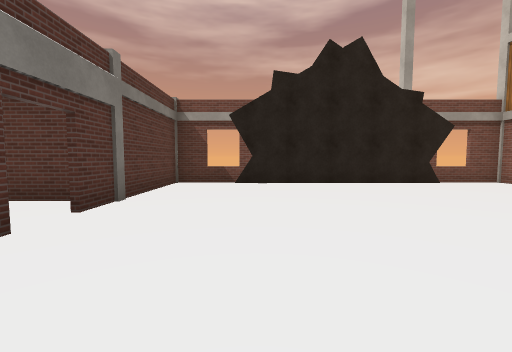
View 1 (above)

14 first-person views from a walk through a Unity game level. The camera is 1.5 m above the floor, tilts 4° down and sees 90° across. Doors are open. The floor is counted in squares, 2 m on a side. Each view is taken from the middle of a square. On the plan, view 1 faces up. The plan holds only what a view shows up to about 9 squares ahead; the rest is blank. The place goes on beyond the plan. The player is left out. Surface patterns are stand-ins for the level's own textures.

View 2
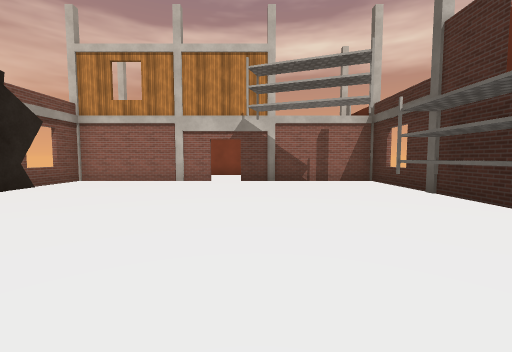

View 3
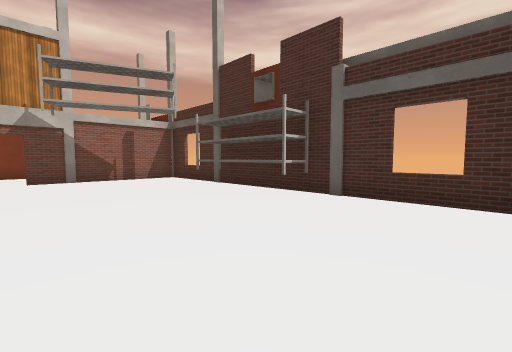

View 4
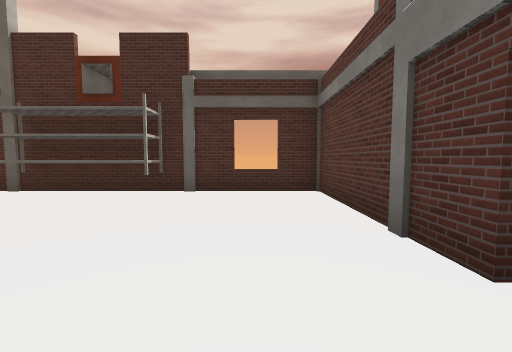

View 5
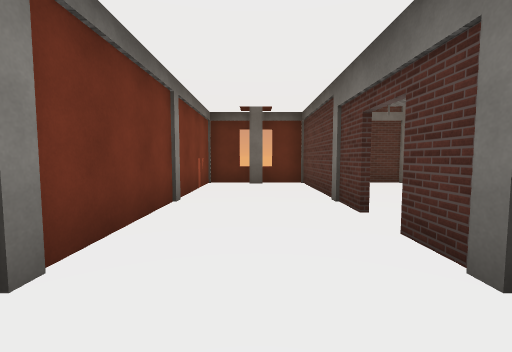

View 6
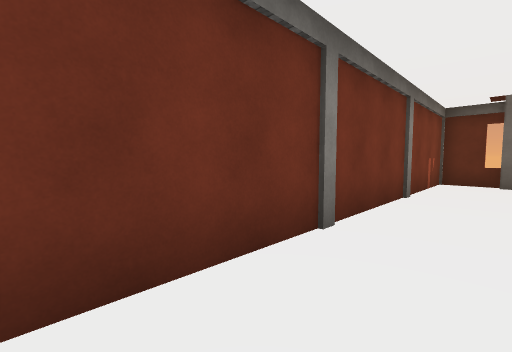

View 7
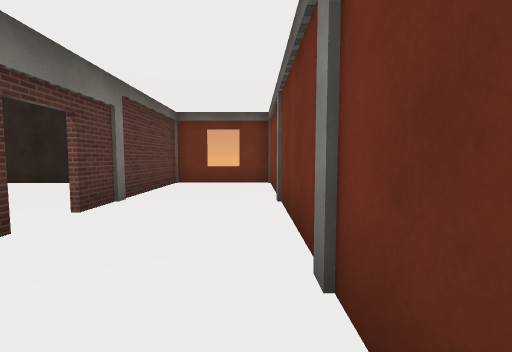

View 8
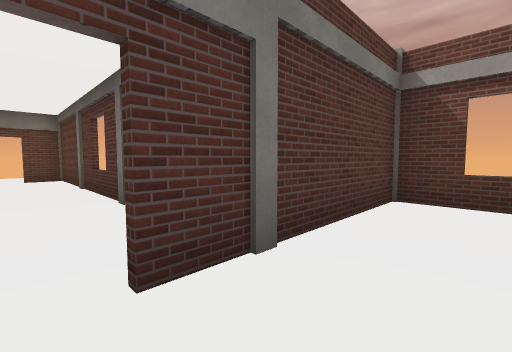

View 9
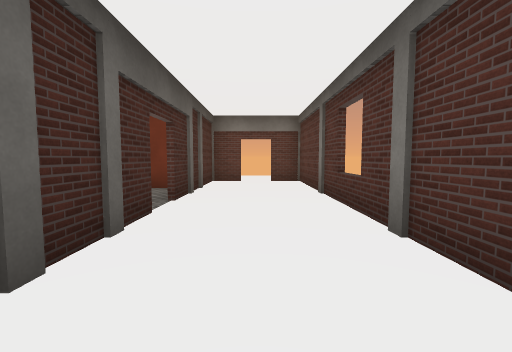

View 10
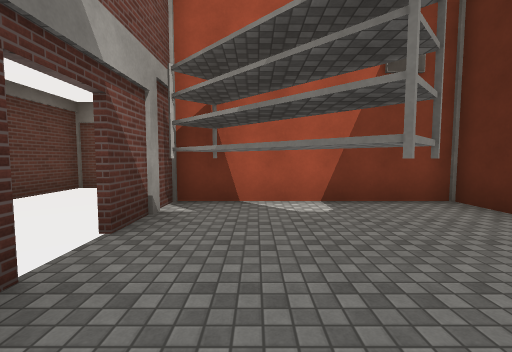

View 11
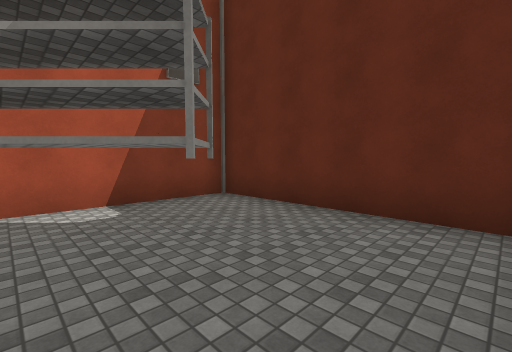

View 12
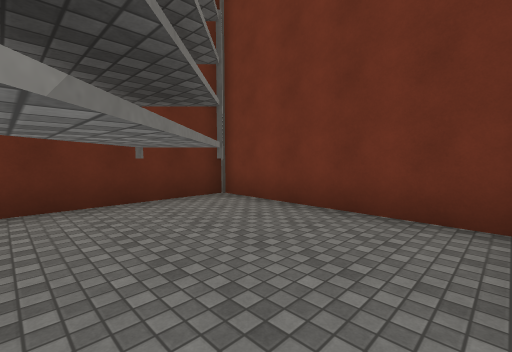

View 13
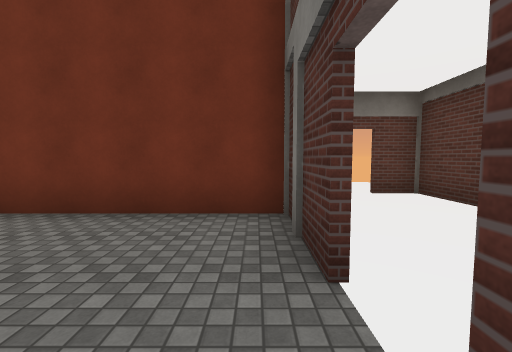

View 14
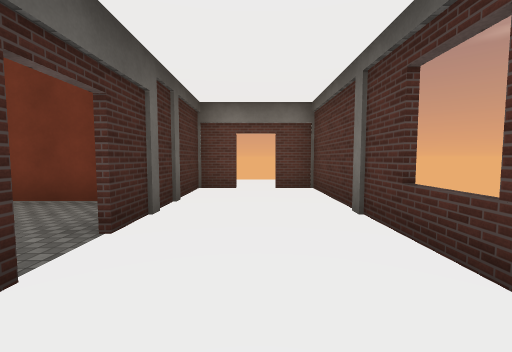

### Floor plan
Ten units are one square. View 1 is at (0, 0); x grows to the right and y downward. Boxes are objects, and circles mark ways between rooms. Rooms are numbered by the first view taken in them; rooms with no view inside come last. Other rooms are left out.
<svg viewBox="-119 -84 229 123">
<path fill="none" stroke="#000" d="M74 -34 74 -79M10 16 10 8 41 8M9 -77 0 -76M-24 -26 -24 18 79 18M2 -78 -24 -78 -24 -35M74 19 74 -25M80 -78 9 -78M76 -25 76 19M88 15 92 15M79 18 104 18 104 -75M105 -78 80 -78M76 -79 76 -35M-65 -16 -44 -16M-114 -25 -114 -16 -74 -16M-26 -40 -26 -45M-22 -44 -114 -44 -114 -35M-75 8 -68 15M-69 15 -75 9 -53 -12M-75 -14 -95 -14M-94 -18 -94 34 -46 34 -46 -14 -66 -14M-47 -6 -54 -13"/>
<circle cx="80" cy="-30" r="3" fill="#2a7"/>
<circle cx="-20" cy="-30" r="3" fill="#2a7"/>
<circle cx="-70" cy="-20" r="3" fill="#2a7"/>
<text x="30" y="-30">1</text>
<text x="90" y="-30">2</text>
<text x="-70" y="-30">3</text>
<text x="-80" y="10">4</text>
</svg>
Room 1 opens to room 2. Room 1 opens to room 3. Room 3 opens to room 4.

Where each view was taken, in squares from view 1:
view 1: 0 up, 0 right, facing up
view 2: 2 up, 1 left, facing right
view 3: 3 up, 2 left, facing down-right
view 4: 4 up, 1 left, facing down
view 5: 6 up, 9 right, facing down
view 6: 7 up, 9 right, facing down-right
view 7: 0 up, 10 right, facing up
view 8: 3 up, 1 left, facing up-left
view 9: 3 up, 3 left, facing left
view 10: 0 up, 9 left, facing right
view 11: 0 up, 9 left, facing down-right
view 12: 1 up, 6 left, facing down-left
view 13: 1 up, 6 left, facing left
view 14: 3 up, 5 left, facing left
